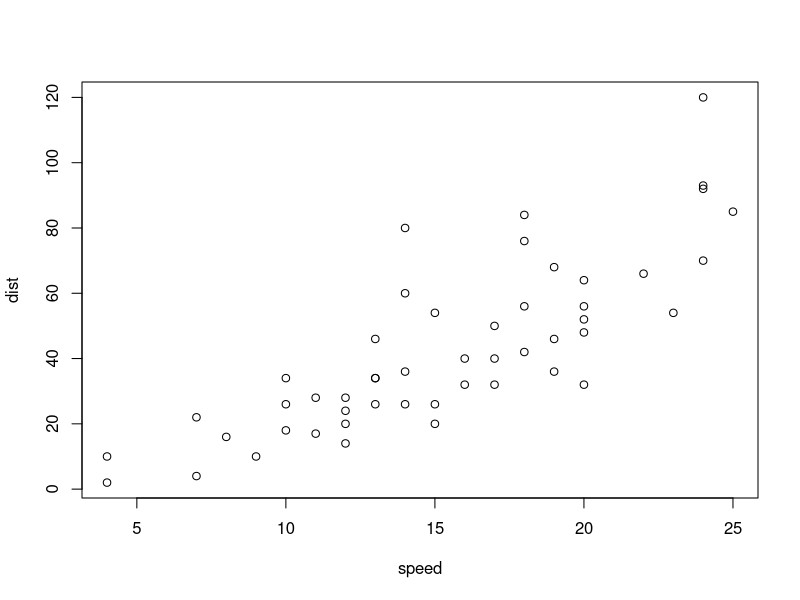
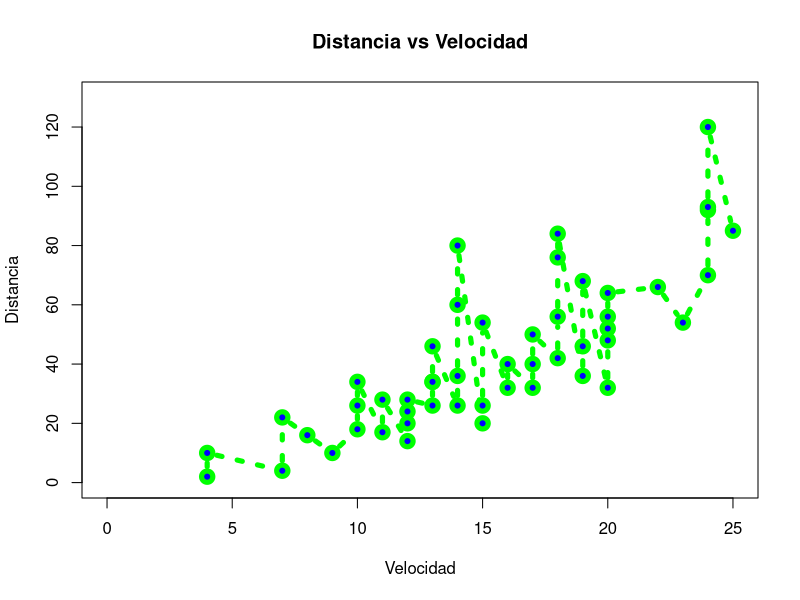
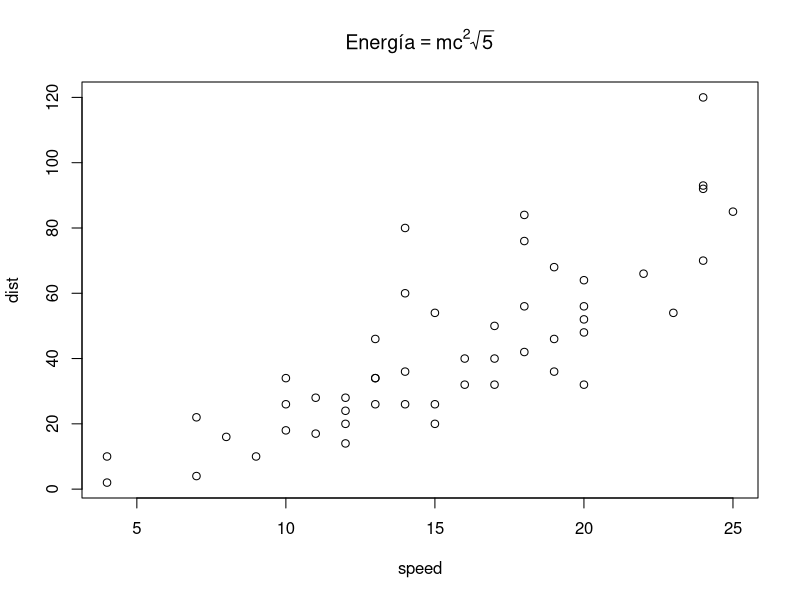
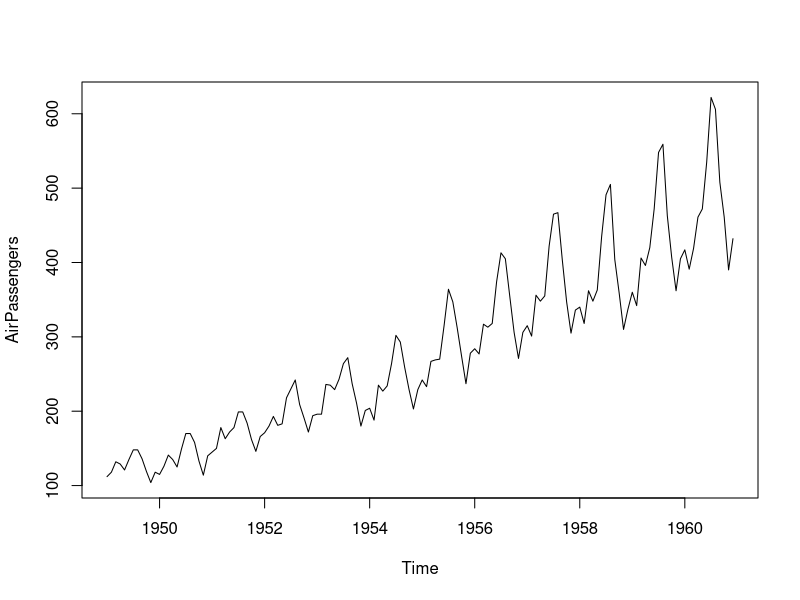
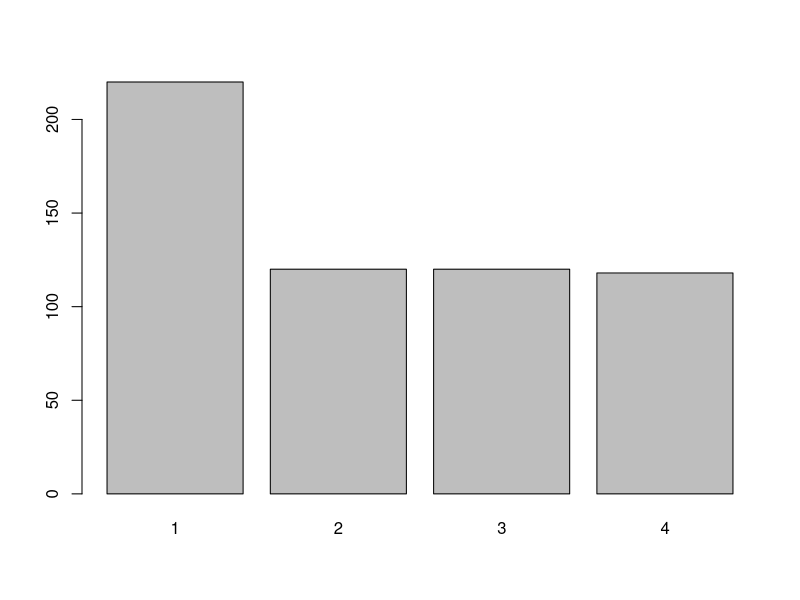
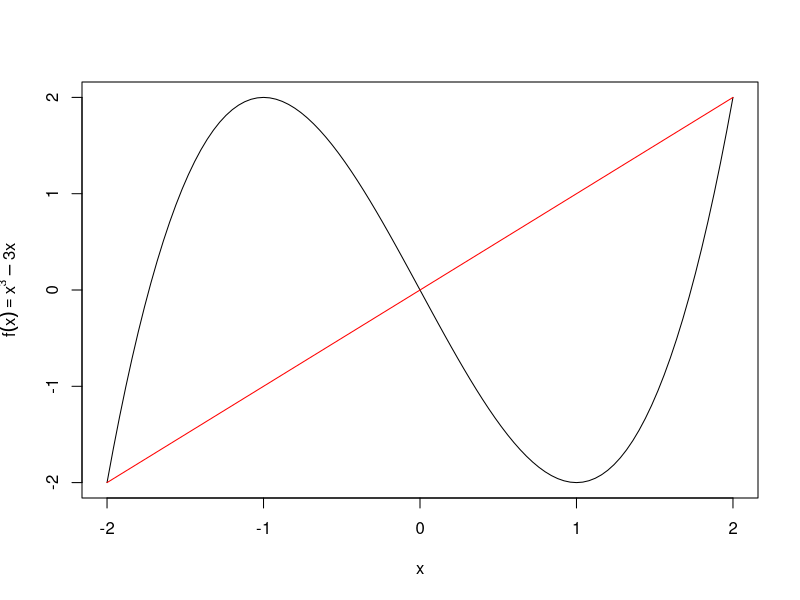
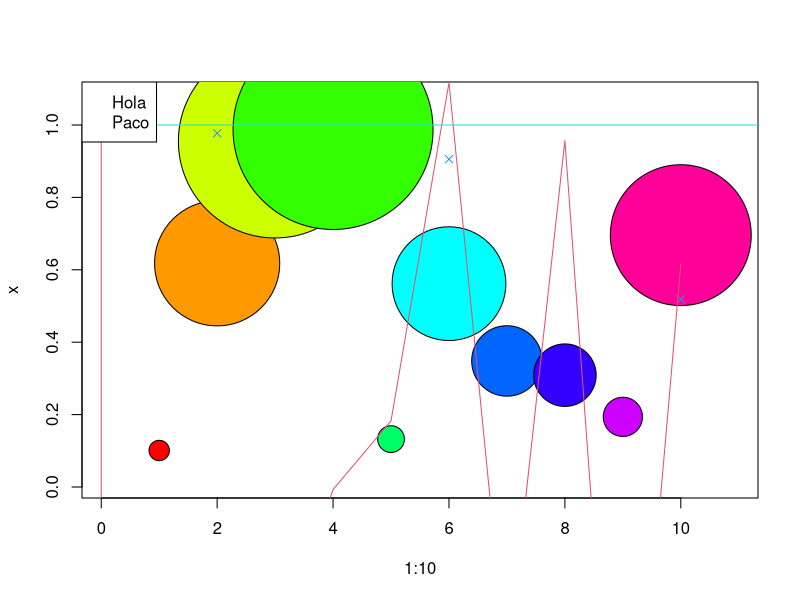
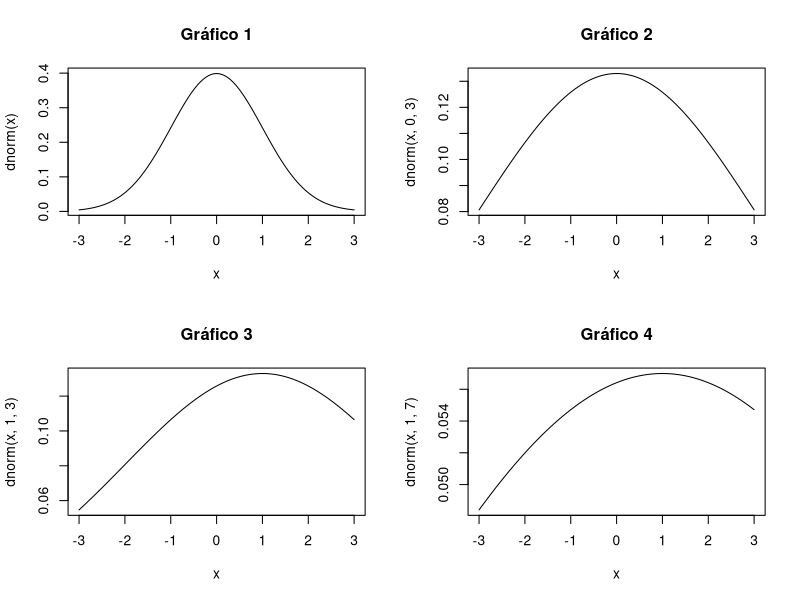

Source code (R) for these figures, in order: (Note: this script raises an error after producing the figures.)
###############################################
################### F. PLOT ###################
###############################################

# DataFrame con dos columnas, x e y
plot(cars)

# control completo
plot(cars,  type = "b", # p, l, c, h, o, s...
            main = "Distancia vs Velocidad",
            xlab = "Velocidad", ylab = "Distancia",
            xlim = c(0, 25), ylim = c(0, 130),
            col = "green", 
            # puntos:
            pch = 21, # código de forma de los puntos
            bg = "blue", # color de fondo de punto
            cex = 1.5, # tamaño de los puntos
            lty = 3, # linea continua - discontinua
            lwd = 5) # grosor de la linea

# Añadir expresión matemática en la etiqueta de la leyenda
plot(cars,  main = expression(Energía == m * c^2 * sqrt(5)))

# Impresión de data frame matricial
plot(AirPassengers) 
class(AirPassengers) # tipo ts, especial configurado para ser impreso en gráfica

# Impresión de data frame con factores
plot(ChickWeight$Diet)

###############################################

# Vector de colores 
colors()

# Vector reducido de colores (8 coordenadas ciclicas)
palette()

# vector de colores del arcoiris
rainbow(20)



###############################################
################# F. AUXILIARES ###############
###############################################

# Función curve
curve(x^3 - 3*x, -2, 2, ylab = expression(f(x) == x^3-3*x))

# Superposición de funciones
curve(x+0, -2, 2, col = 'red', add = TRUE)

#----------------------------------------------

# función symbols
x <- runif(10)
symbols(1:10, x, circles = x, bg = rainbow(10))

#----------------------------------------------

# Función points, añade a gráfico existente
points(rnorm(10), pch=4, col=4)

# Función lines, añade a gráfico existente
lines(rnorm(10), lty=1, col=2)

# Abline, añade lineas horizontales - verticales
abline(v=0, h=1, col=c(5,2)) # linea horizontal y vertical

#----------------------------------------------

# Texto
text(-1.5, 0,"Función", pos=3, srt=45)

# Unir texto calculado
paste0('probabilidad=', 1-2*rnorm(1))

# Unir texto para fórmula
expression(group("[",list(0, 2*pi),"]"))

# Leyenda
legend(0, -0.5, c("Coseno", "Seno"), col = 2:3, lty = 1:2, lwd = 3)
legend('topleft', c("Hola", "Paco"))

#----------------------------------------------

# Multigráfica
par(mfrow=c(2,2)) # 2x2 rellenando por filas
curve(dnorm(x),       -3, 3, main='Gráfico 1')
curve(dnorm(x, 0, 3), -3, 3, main='Gráfico 2')
curve(dnorm(x, 1, 3), -3, 3, main='Gráfico 3')
curve(dnorm(x, 1, 7), -3, 3, main='Gráfico 4')

# 'par' te modifica los parametros gráficos por defecto

# Superposición de gráficas
par(new=TRUE)

#----------------------------------------------

# Crear un dispositivo gráfico
X11()

# Consulta de dispositivos gráficos activos
dev.list()

# Dispositivo activo
dev.cur()

# Establecer dispositivo activo
dev.set(2)

# Cerrar dispositivo actual
dev.off()

# Cerrar todos los dispositivos
graphics.off()

# Exportar gráfico a archivo
png('grafico.png')
pdf('grafico.pdf')



###############################################
################# HISTOGRAMA ##################
###############################################

# Para representación de datos tipo continuo
hist(rnorm(100))

# Información sobre el histograma
hist(rnorm(100),plot = FALSE)

# Modificación de amplitud de barras
hist(rnorm(100), breaks = 10)
hist(rnorm(100), breaks = c(seq(-4, 0, 0.1), seq(0.5, 4, 0.5)))

# Versión suavizada del histograma, para superponer
lines(density(rnorm(100)),col='blue')



###############################################
################# QQ-PLOT #####################
###############################################

# proporciona info sobre aproximación de datos a la normal
qqnorm(rnorm(100))

# Mientras más alineación, mejor aproximados están
qqline(rnorm(100))

# Contraste de hipótesis, para ver si se aproxima por normales
# Test de Kolmogorov Smirnov
ks.test(rnorm(100), pnorm, mean = mean(rnorm(100)), sd = sd(rnorm(100)))

# Test de Shapiro Wilks
shapiro.test(rnorm(100)) # Se acepta la hipótesis nula en ambos casos (p-valor)



###############################################
################# BOXPLOT #####################
###############################################

# Representación de datos tipo continuo
boxplot(rnorm(100)) # Los puntos exteriores son datos anomalos
# La caja son los cuartiles del 1 al 3
# La línea es la mediana, la amplitud es el rango de la variable

# Superposición en el histograma
hist(rnorm(1000))

par(new = TRUE) # Para que se superponga la siguiente
boxplot(rnorm(1000), horizontal = TRUE, axes = FALSE)

# Comparativa entre dos variables continuas
boxplot(rnorm(1000), rnorm(1000, mean = 3, sd = 5))

# Comparativa entre elementos de factores en una variable
boxplot(salary~gender) # Factores: género. Conjunto de datos: Salary

# Distinción con dos factores
boxplot(salary~gender*jobcat)



# Regresión lineal
plot(salary, startsal)
mod <- lm(salary~startsal)
abline(mod)


###############################################
############ VAR. CUALITATIVAS ################
###############################################

# Valores aleatorios en variable tipo factor
aleatorios <- sample(1:5,100, replace = TRUE)
factor <- factor(aleatorios)

# Clasificación de valores
tabla <- table(factor)

# Frecuencia de la clasificación de valores
fi <- prop.table(tabla)

# COnstrucción de tablade frecuencias
data.frame(tabla, Freq.rel = as.numeric(fi))

# Diagrama de barras
barplot(tabla)

# Diagrama de sectores
pie(tabla)

# Diagrama de barras apilado
paridad <- factor(aleatorios%%2)
tab <- table(factor, paridad)
addmargins(tab) # Añadir sumas acumuladas a una tabla

barplot(tab)

# Diagrama de barras de dos factores uno al lado del otro
barplot(tab, beside = TRUE)
